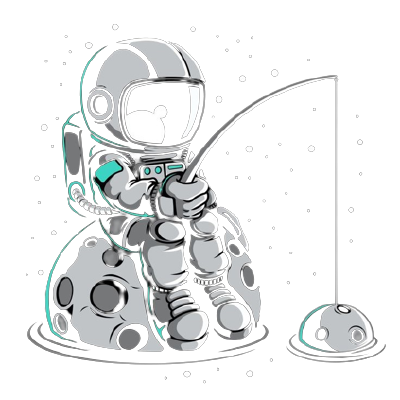
#> input picture astronaut.png, 400 x 400 px, found by its file name
$ python make_ascii_svg.py
#> lines starting #> are read from the running program, lines starting #| are printed output that depends on the picture
#!/usr/bin/env python3
"""Generate assets/astronaut-ascii.svg from assets/astronaut.png.

Renders the astronaut as a monochrome ASCII portrait where each row is
revealed left-to-right with a staggered typing effect.

The animation uses SMIL (<animate>) only, NOT CSS keyframes or clipPath
transforms: every row is a static <text> covered by a background-colored
"curtain" <rect> whose x coordinate animates, exposing the row underneath.
A small cursor block rides the reveal edge. SMIL is what GitHub reliably
executes inside SVGs rendered via <img>.

Re-run with:  python scripts/make_ascii_svg.py
Preview static frame with:  STATIC=1 python scripts/make_ascii_svg.py
"""

import os
import xml.dom.minidom

from PIL import Image

HERE = os.path.dirname(os.path.abspath(__file__))
ROOT = os.path.dirname(HERE)
SRC = os.path.join(ROOT, "assets", "astronaut.png")
OUT = os.path.join(ROOT, "assets", "astronaut-ascii.svg")

RAMP = " .`:-=+*cs#%@"

COLOR = "#60A5FA"
CURSOR = "#93C5FD"
BG = "#0B1020"

COLS = int(os.environ.get("ASCII_COLS", "68"))
MARGIN = 16
FONT_SIZE = 9.0
CHAR_W = FONT_SIZE * 0.6
LINE_H = FONT_SIZE * 1.2
STAGGER = 0.07
DURATION = 0.5
EASING = "cubic-bezier(0.22,1,0.36,1)"


def image_to_rows(path: str, cols: int) -> list[str]:
    img = Image.open(path).convert("RGBA")
    w, h = img.size
    bg = Image.new("RGB", img.size, (255, 255, 255))
    bg.paste(img, mask=img.split()[3])
    gray = bg.convert("L")

    rows = max(1, round(cols * (h / w) * (CHAR_W / LINE_H)))
    gray = gray.resize((cols, rows), Image.LANCZOS)

    ramp = list(RAMP)
    denom = max(1, len(ramp) - 1)
    out = []
    for y in range(rows):
        line = []
        for x in range(cols):
            value = gray.getpixel((x, y))
            idx = (255 - value) * denom // 255
            line.append(ramp[idx])
        out.append("".join(line))
    return out


def build_svg(rows: list[str], static: bool = False) -> str:
    rows_n = len(rows)
    text_w = COLS * CHAR_W
    view_w = text_w + 2 * MARGIN
    view_h = rows_n * LINE_H + 2 * MARGIN

    parts = []
    parts.append(
        f'<svg viewBox="0 0 {view_w:.1f} {view_h:.1f}" '
        f'width="{view_w:.0f}" height="{view_h:.0f}" '
        'xmlns="http://www.w3.org/2000/svg" xml:space="preserve" '
        'font-family="JetBrains Mono, Consolas, monospace">'
    )
    parts.append("  <defs>")
    parts.append("    <style>")
    parts.append("      .ascii-row {")
    parts.append(f"        fill: {COLOR};")
    parts.append(f"        font-size: {FONT_SIZE}px;")
    parts.append("        white-space: pre;")
    parts.append("        text-anchor: start;")
    parts.append("      }")
    parts.append("    </style>")
    parts.append("  </defs>")

    parts.append(f'  <rect width="{view_w:.1f}" height="{view_h:.1f}" rx="14" fill="{BG}" />')

    for i, row in enumerate(rows):
        top = MARGIN + i * LINE_H
        baseline = top + FONT_SIZE * 0.8
        begin = f"{i * STAGGER:.2f}s"

        # 1) Full row text (static, always present).
        parts.append(
            f'  <text class="ascii-row" x="{MARGIN:.1f}" y="{baseline:.1f}">{row}</text>'
        )
        if static:
            continue

        # 2) Curtain: background-colored rect covering the row. Its x moves
        #    left -> right via SMIL, exposing the text underneath.
        curtain_x = f'{MARGIN + text_w:.1f}' if static else f'{MARGIN:.1f}'
        parts.append(
            f'  <rect x="{curtain_x}" y="{top:.1f}" width="{text_w:.1f}" '
            f'height="{LINE_H:.1f}" fill="{BG}">'
        )
        parts.append(
            f'    <animate attributeName="x" '
            f'from="{MARGIN:.1f}" to="{MARGIN + text_w:.1f}" '
            f'begin="{begin}" dur="{DURATION}s" fill="freeze" />'
        )
        parts.append("  </rect>")

        # 3) Cursor block riding the reveal edge.
        parts.append(
            f'  <rect x="{MARGIN - CHAR_W:.1f}" y="{top + 1:.1f}" '
            f'width="{CHAR_W:.1f}" height="{LINE_H - 2:.1f}" rx="1" fill="{CURSOR}">'
        )
        parts.append(
            f'    <animate attributeName="x" '
            f'from="{MARGIN - CHAR_W:.1f}" to="{MARGIN + text_w - CHAR_W:.1f}" '
            f'begin="{begin}" dur="{DURATION}s" fill="freeze" />'
        )
        parts.append(
            f'    <animate attributeName="opacity" from="0" to="1" '
            f'begin="{begin}" dur="0.05s" fill="freeze" />'
        )
        parts.append("  </rect>")

    parts.append("</svg>")
    return "\n".join(parts)


def main() -> None:
    rows = image_to_rows(SRC, COLS)
#> in image_to_rows, img is the input picture: PIL image 400x400 RGBA; mean R, G, B, A 38.9, 40.7, 41, 58.4
#> in image_to_rows, `bg = Image.new("RGB", img.size, (255, 255, 255))`: bg: PIL image 400x400 RGB; every value is 255
#> in image_to_rows, `gray = gray.resize((cols, rows), Image.LANCZOS)`:
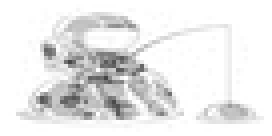
#> gray: PIL image 68x34 L (shown 4 times larger); min 69, max 255, mean 233.3
#> after the loop in image_to_rows, `for y in range(rows):`: out = 34 items
#> rows = 34 items
    static = os.environ.get("STATIC") == "1"
    svg = build_svg(rows, static=static)
#> in build_svg, `rows_n = len(rows)`: rows_n = 34
#> in build_svg, `view_h = rows_n * LINE_H + 2 * MARGIN`: view_h = 399.2
#> the loop in build_svg, `for i, row in enumerate(rows):` made 34 passes
#> (top, baseline, begin) on passes 1 to 12: (16, 23.2, '0.00s'), (26.8, 34, '0.07s'), (37.6, 44.8, '0.14s'), (48.4, 55.6, '0.21s'), (59.2, 66.4, '0.28s'), (70, 77.2, '0.35s'), (80.8, 88, '0.42s'), (91.6, 98.8, '0.49s'), (102.4, 109.6, '0.56s'), (113.2, 120.4, '0.63s'), (124, 131.2, '0.70s'), (134.8, 142, '0.77s')
#> after the loop in build_svg, `for i, row in enumerate(rows):`: parts = 284 items
    with open(OUT, "w", encoding="utf-8") as fh:
        fh.write(svg + "\n")

    xml.dom.minidom.parse(OUT)
    print(f"wrote {OUT} ({COLS}x{len(rows)} chars)"
          + (" (static frame)" if static else ""))
#| wrote assets/astronaut-ascii.svg (68x34 chars)


if __name__ == "__main__":
    main()
